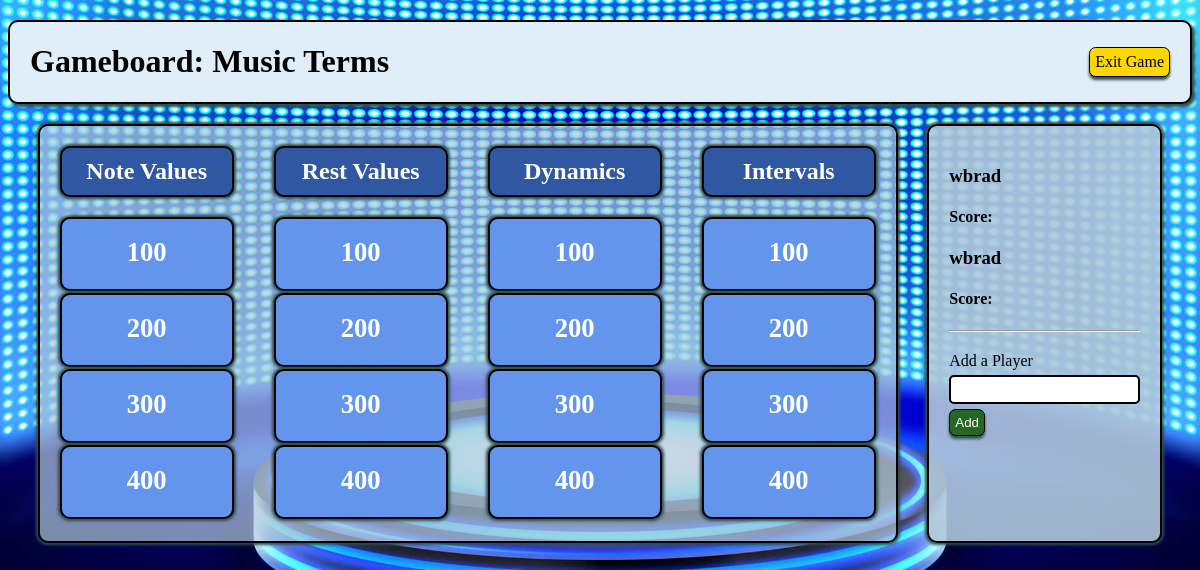
Page /games/play/3 (signed in) on the earlier database version.
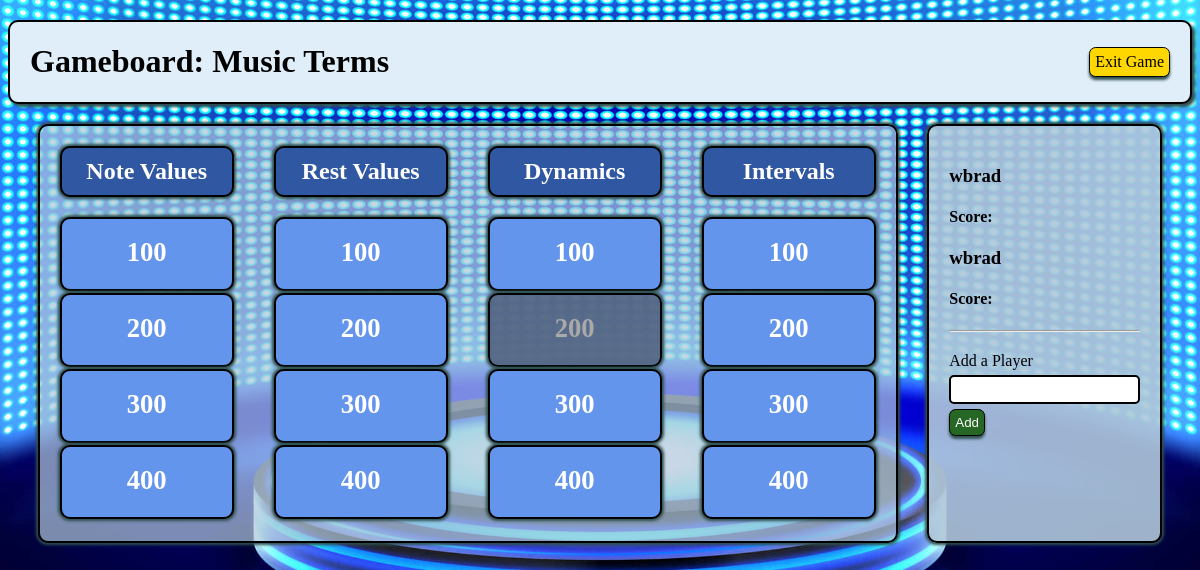
Same page on the later database version.
### gameboard_app/models.py (models this page shows, shortened)
class Question(models.Model):
    question = models.TextField()
    answer = models.CharField(max_length=255)
    points = models.IntegerField(default=100)
    played = models.BooleanField(default=False)
    category_assigned = models.ForeignKey(Category, related_name="question_list", on_delete = models.CASCADE)
    created_at = models.DateTimeField(auto_now_add=True)
    updated_at = models.DateTimeField(auto_now=True)

### gameboard_app/views.py (the view)
# urls.py: path('play/<int:game_id>', views.play_gameboard, name='play'),
def play_gameboard(request, game_id):
    if 'user_id' not in request.session:
        return redirect('/')
    game = Game.get_by_id(game_id)
    categories = game.categories_avail.all()
    game_over = True
    if not game.is_active:
        game.update_activity({'id': game_id, 'is_active': True})
    for category in categories:
        if category.question_list.filter(played=False):
            game_over = False
    context = {
        'game': game,
        'categories': categories,
        'game_over': game_over
    }
    return render(request, 'gameboard.html', context)

### gameboard_app/models.py (called while the page is built)
    @classmethod
    def get_by_id(cls, id):
        return cls.objects.get(id=id)

### gameboard_app/templates/gameboard.html (shortened to what this page needs)
<!DOCTYPE html>
<html lang="en">
<head>
    {% load static %}
    <link rel="stylesheet" href="{% static 'css/style.css' %}">
</head>
<body>
    <div class="game_wrapper">
        <div class="nav_bar">
            <h1>Gameboard: {{ game.title }}</h1>
            <a class="back" href="{% url 'main_select' %}">Exit Game</a>
        </div>
        <div style="display: flex; justify-content: space-evenly;">
            <div class="play_box">
                {% for category in categories %}
                    <div class="cat_box">
                        <h2 class="cat_title">{{ category.name }}</h2>
                        {% for question in category.question_list.all|dictsort:"points" %}
                            {% if not question.played %}
                                <div class="ques_box">
                                    <h3><a class="q_link" href="{% url 'show_ques' question.id %}">{{ question.points }}</a></h3>
                                </div>
                            {% else %}
                                <div class="played">
                                    <h3><p class="played_text">{{ question.points }}</p></h3>
                                </div>
                            {% endif %}
                        {% endfor %}
                    </div>
                {% endfor %}
            </div>
            <div class="player_box">
                {% if 'player_1' in request.session and 'player_2' in request.session %}
                    <h3>{{ request.session.player_1 }}</h3>
                    <h4>Score: {{ request.session.score_1 }}</h4>
                    <h3>{{ request.session.player_2 }}</h3>
                    <h4>Score: {{ request.session.score_2 }}</h4>
                {% elif 'player_1' in request.session %}
                    <h3>{{ request.session.player_1 }}</h3>
                    <h4>Score: {{ request.session.score_1 }}</h4>
                {% else %}
                    <h3>[Need a Player]</h3>
                    <h4>Score: </h4>
                {% endif %}
                <hr style="margin-bottom: 20px;">
                <form action="{% url 'add_player' %}" method="post">
                    <label for="player_name">Add a Player</label>
                    <p><input class="input" type="text" name="player_name"></p>
                    <p><input class="add" type="submit" value="Add"></p>
                </form>
            </div>
        </div>
    </div>
</body>
</html>

Differences in the rows shown:
changed Question (number 10 of 16 on the later page): played False → True (drawn)
